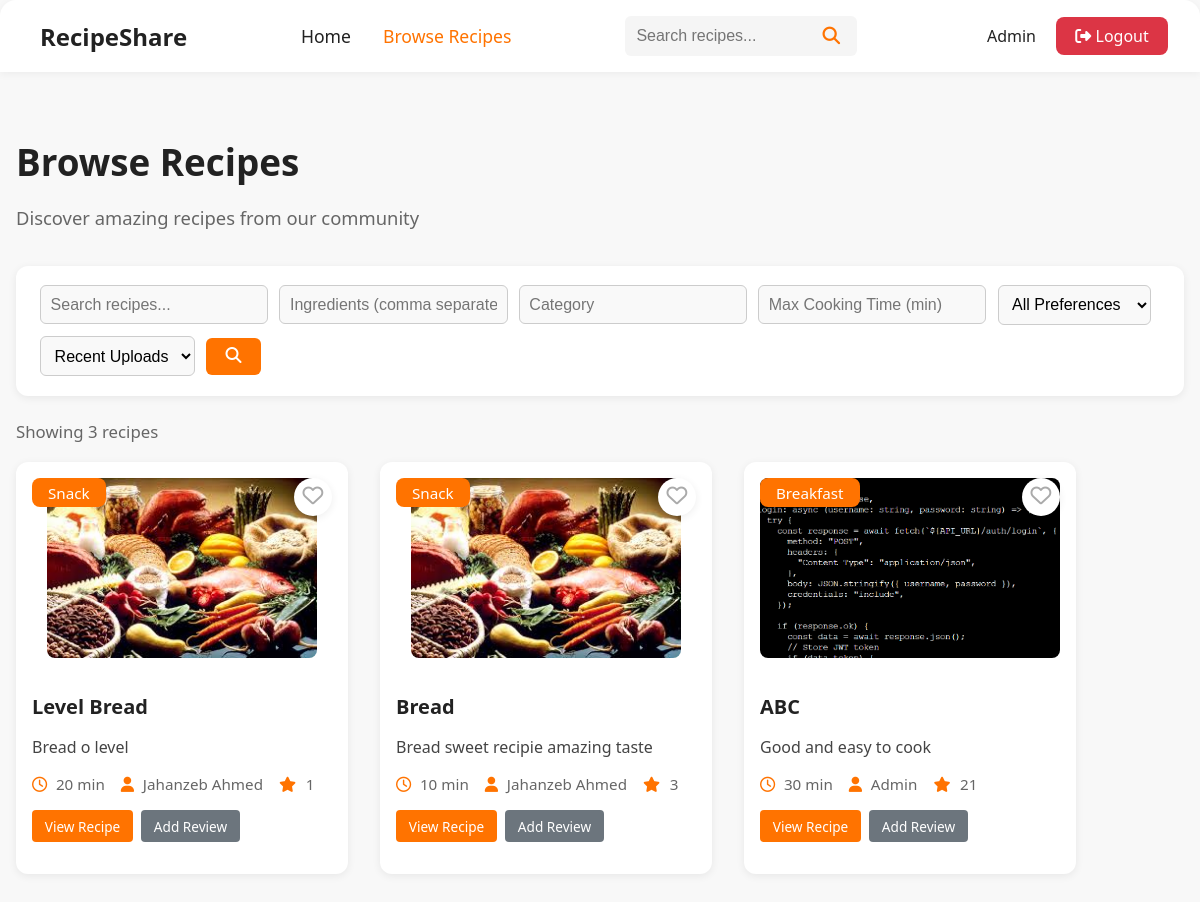
The page /recipes (signed in) on the database its author committed.
### models.py (models this page shows)
class User(db.Model):
    id = db.Column(db.Integer, primary_key=True)
    email = db.Column(db.String(120), unique=True, nullable=False)
    password = db.Column(db.String(200), nullable=False)
    role = db.Column(db.String(10), default='User')
    name = db.Column(db.String(100))
    blocked = db.Column(db.Boolean, default=False)

class Recipe(db.Model):
    id = db.Column(db.Integer, primary_key=True)
    title = db.Column(db.String(200), nullable=False)
    description = db.Column(db.Text, nullable=False)
    ingredients = db.Column(db.Text, nullable=False)
    steps = db.Column(db.Text, nullable=False)
    category = db.Column(db.String(50))
    cooking_time = db.Column(db.Integer)
    image_url = db.Column(db.String(300))
    user_id = db.Column(db.Integer, db.ForeignKey('user.id'))
    user = db.relationship('User', backref='recipes')
    approved = db.Column(db.Boolean, default=False)
    dietary_preference = db.Column(db.String(20))
    popularity = db.Column(db.Integer, default=0)
    created_at = db.Column(db.DateTime, default=datetime.utcnow)
    is_published = db.Column(db.Boolean, default=True)
    is_reported = db.Column(db.Boolean, default=False)

### app.py (the view)
@app.route('/recipes', endpoint='recipes')
def browse_recipes():
    user_id = None
    user = None
    fav_ids = set()
    try:
        user_id = get_jwt_identity()
        user = User.query.get(user_id) if user_id else None
        if user_id:
            fav_ids = set(f.recipe_id for f in Favourite.query.filter_by(user_id=user_id).all())
    except Exception:
        pass
    if user and user.role == 'Admin':
        query = Recipe.query
    else:
        query = Recipe.query.filter_by(approved=True)
    q = request.args.get('q', '').strip()
    if q:
        query = query.filter(or_(Recipe.title.ilike(f'%{q}%'), Recipe.description.ilike(f'%{q}%')))
    ingredients = request.args.get('ingredients', '').strip()
    if ingredients:
        for ing in ingredients.split(','):
            ing = ing.strip()
            if ing:
                query = query.filter(Recipe.ingredients.ilike(f'%{ing}%'))
    category = request.args.get('category', '').strip()
    if category:
        query = query.filter(Recipe.category.ilike(f'%{category}%'))
    cooking_time = request.args.get('cooking_time', '').strip()
    if cooking_time.isdigit():
        query = query.filter(Recipe.cooking_time <= int(cooking_time))
    dietary_preference = request.args.get('dietary_preference', '').strip()
    if dietary_preference:
        query = query.filter(Recipe.dietary_preference == dietary_preference)
    sort = request.args.get('sort', 'recent')
    if sort == 'popularity':
        if hasattr(Recipe, 'popularity'):
            query = query.order_by(Recipe.popularity.desc())
        else:
            query = query.order_by(Recipe.id.desc())
    else:
        query = query.order_by(Recipe.id.desc())
    recipes = query.all()
    recipe_list = []
    for r in recipes:
        author = User.query.get(r.user_id)
        recipe_list.append({
            'id': r.id,
            'title': r.title,
            'description': r.description,
            'category': r.category,
            'dietary_preference': r.dietary_preference,
            'cooking_time': r.cooking_time,
            'image_url': r.image_url,
            'popularity': r.popularity,
            'author_name': author.name if author else 'Unknown',
            'favourited': r.id in fav_ids,
        })
    return render_template('recipes.html', recipes=recipe_list)

### app.py (called while the page is built, shortened)
@app.context_processor
def inject_user():
    from flask_jwt_extended import get_jwt_identity
    from datetime import datetime
    context = {
        'logged_in': False,
        'user_name': None,
        'csrf_token': generate_csrf,
        'now': datetime.utcnow(),
        'current_user': None
    }
    if 'user_id' in session:
        user = User.query.get(session['user_id'])
        if user:
            context.update({
                'logged_in': True,
                'user_name': user.name,
                'current_user': user
            })
    return context

### templates/recipes.html (shortened to what this page needs)
{% extends "base.html" %}
{% block content %}
<main class="browse-container">
    <h1>Browse Recipes</h1>
    <p class="subtitle">Discover amazing recipes from our community</p>
    <form class="filter-card filter-bar" method="get" action="/recipes">
        <input type="text" name="q" placeholder="Search recipes..." value="{{ request.args.get('q', '') }}">
        <input type="text" name="ingredients" placeholder="Ingredients (comma separated)" value="{{ request.args.get('ingredients', '') }}">
        <input type="text" name="category" placeholder="Category" value="{{ request.args.get('category', '') }}">
        <input type="number" name="cooking_time" placeholder="Max Cooking Time (min)" value="{{ request.args.get('cooking_time', '') }}">
        <select name="dietary_preference">
            <option value="">All Preferences</option>
        </select>
        <select name="sort">
            <option value="recent" {% if request.args.get('sort', 'recent') == 'recent' %}selected{% endif %}>Recent Uploads</option>
        </select>
        <button type="submit"><i class="fa fa-search"></i></button>
    </form>
    <div class="showing-count">Showing {{ recipes|length }} recipe{{ '' if recipes|length == 1 else 's' }}</div>
    <div class="recipe-cards browse-grid">
        {% for recipe in recipes %}
        <div class="recipe-card">
            <span class="badge">{{ recipe.category }}</span>
            <a href="/recipe/{{ recipe.id }}">
                <img src="{{ recipe.image_url or '/static/default_recipe.jpg' }}" alt="{{ recipe.title }}">
            </a>
            <div class="card-content">
                <h3><a href="/recipe/{{ recipe.id }}">{{ recipe.title }}</a></h3>
                <p>{{ recipe.description[:100] }}{% if recipe.description|length > 100 %}...{% endif %}</p>
                <div class="card-meta">
                    <span><i class="fa-regular fa-clock"></i> {{ recipe.cooking_time or '?' }} min</span>
                    <span><i class="fa fa-user"></i> {{ recipe.author_name }}</span>
                    <span class="popularity"><i class="fa fa-star"></i> {{ recipe.popularity }}</span>
                </div>
                <div class="card-actions">
                    <a href="/recipe/{{ recipe.id }}" class="btn btn-sm btn-primary">View Recipe</a>
                    <a href="/recipe/{{ recipe.id }}#reviews" class="btn btn-sm btn-secondary">Add Review</a>
                </div>
            </div>
            <button class="fav-btn"
                    data-recipe-id="{{ recipe.id }}"
                    data-favourited="{{ 'true' if recipe.favourited else 'false' }}">
                <i class="fa{% if recipe.favourited %}s{% else %}-regular{% endif %} fa-heart"></i>
            </button>
        </div>
        {% else %}
        <p>No recipes found.</p>
        {% endfor %}
    </div>
</main>
{% endblock %}

### templates/base.html (shortened to what this page needs)
<!DOCTYPE html>
<html lang="en">
<head>
    <link rel="stylesheet" href="/static/style.css">
    <link rel="stylesheet" href="https://cdnjs.cloudflare.com/ajax/libs/font-awesome/6.4.0/css/all.min.css">
</head>
<body>
    <header class="navbar">
        <div class="logo">
            <a href="{{ url_for('home') }}" style="text-decoration: none; color: inherit;">
                <span>RecipeShare</span>
            </a>
        </div>
        <nav>
            <a href="{{ url_for('home') }}" {% if request.endpoint == 'home' %}class="active"{% endif %}>Home</a>
            <a href="{{ url_for('recipes') }}" {% if request.endpoint == 'recipes' %}class="active"{% endif %}>Browse Recipes</a>
        </nav>
        {% if request.endpoint != 'home' %}
        <form class="search-bar" action="{{ url_for('search') }}" method="GET">
            <input type="text" name="q" placeholder="Search recipes..." value="{{ request.args.get('q', '') }}">
            <button type="submit"><i class="fa fa-search"></i></button>
        </form>
        {% endif %}
        {% if current_user.is_authenticated %}
        <div class="user-menu">
            <button class="user-menu-btn" onclick="toggleDropdown()">
                <i class="fas fa-user-circle"></i>
                <a href="{{ url_for('profile') }}" style="color: inherit; text-decoration: none;">
                    <span>{{ current_user.name or 'My Account' }}</span>
                </a>
                <i class="fas fa-chevron-down" style="font-size: 0.8rem; margin-left: 0.5rem;"></i>
            </button>
            <div class="dropdown-menu" id="userDropdown">
                <a href="{{ url_for('profile') }}" class="dropdown-item">
                    <i class="fas fa-user"></i> My Profile
                </a>
                {% if current_user.role == 'Admin' %}
                <a href="{{ url_for('admin_dashboard') }}" class="dropdown-item">
                    <i class="fas fa-shield-alt"></i> Admin Dashboard
                </a>
                {% endif %}
                <div class="dropdown-divider"></div>
                <a href="{{ url_for('logout') }}" class="dropdown-item">
                    <i class="fas fa-sign-out-alt"></i> Logout
                </a>
            </div>
        </div>
        {% elif logged_in %}
        <div class="user-menu">
            <a href="{{ url_for('profile') }}" class="user-name">{{ user_name or 'User' }}</a>
            <a href="{{ url_for('logout') }}" class="logout-btn">
                <i class="fas fa-sign-out-alt"></i> Logout
            </a>
        </div>
        {% else %}
        <a href="{{ url_for('login') }}" class="login-btn">
            <i class="fas fa-sign-in-alt"></i> Login
        </a>
        {% endif %}
    </header>
    <main class="container">
        {% block content %}{% endblock %}
    </main>
</body>
</html>

### rows shown on the page
User: name "Admin", author_name "Admin"
Recipe: category "Snack", image_url (picture), title "Level Bread", description "Bread o level"
User: author_name "Jahanzeb Ahmed" "Jahanzeb Ahmed"
Recipe: category "Snack", image_url (picture), title "Bread", description "Bread sweet recipie amazing taste"
Recipe: category "Breakfast", image_url (picture), title "ABC", description "Good and easy to cook"

### other values the page prints
{{ recipes|length }} "3"
{{ '' if recipes|length == 1 else 's' }} "s"
{{ recipe.cooking_time or '?' }} "20" "10" "30"
{{ recipe.popularity }} "1" "3" "21"
